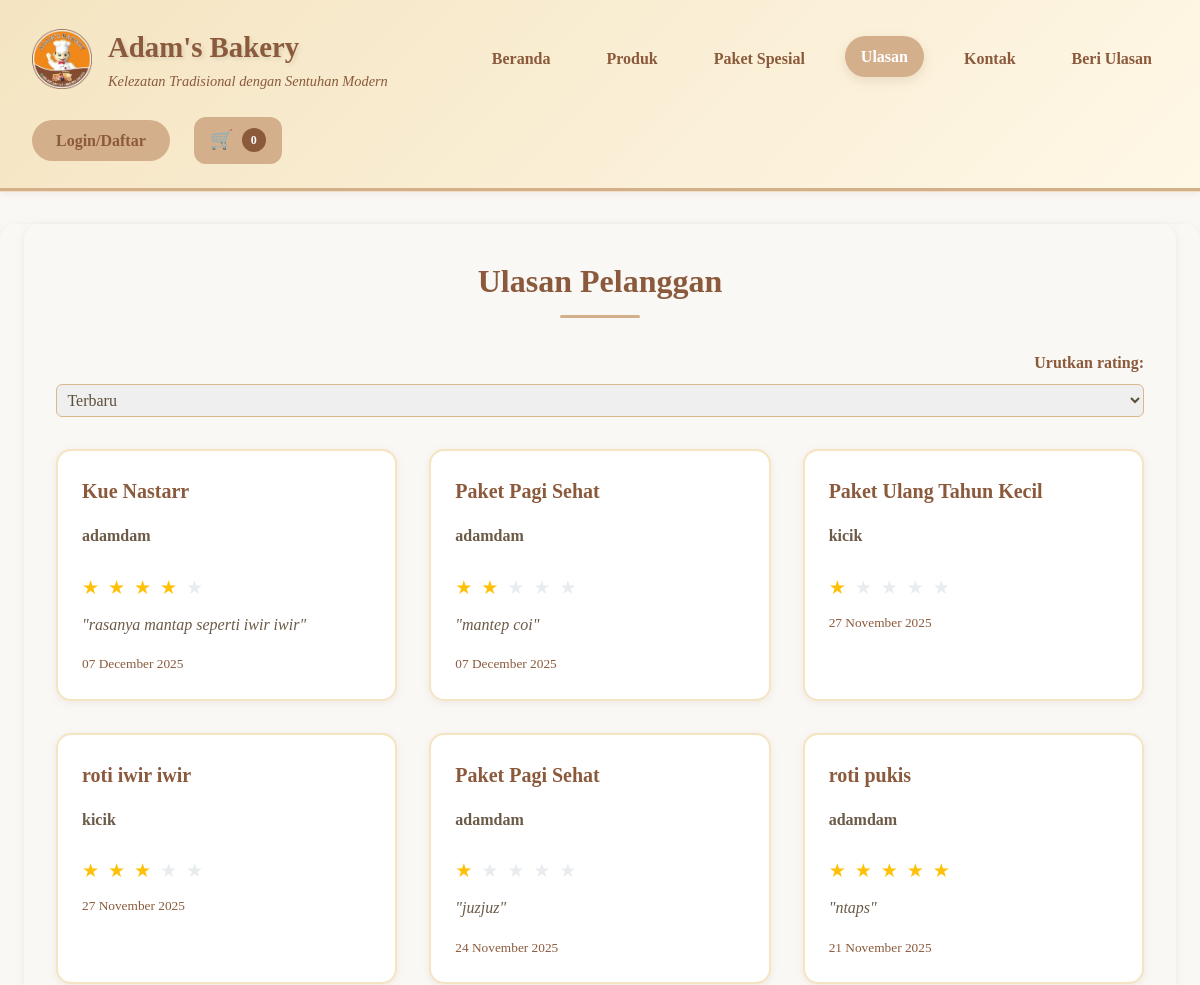
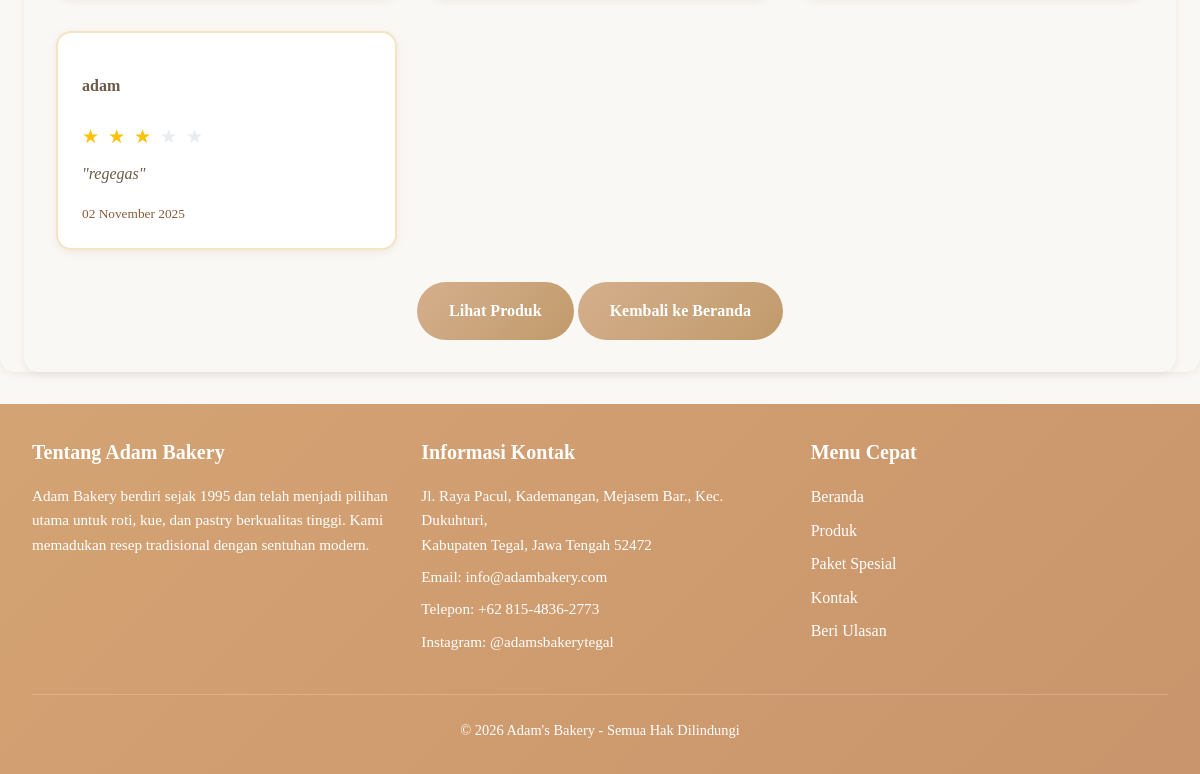
Screenshot of /view_reviews.php with the database file from the repository (2 pictures, top to bottom).
### tables this page shows
CREATE TABLE `reviews` (
  `id` int(11) NOT NULL AUTO_INCREMENT,
  `transaction_id` int(11) NOT NULL,
  `product_id` int(11) DEFAULT NULL COMMENT 'ID produk jika review untuk produk',
  `package_id` int(11) DEFAULT NULL COMMENT 'ID paket jika review untuk paket',
  `item_type` enum('product','package') NOT NULL DEFAULT 'product' COMMENT 'Tipe item: product atau package',
  `nama_reviewer` varchar(255) NOT NULL,
  `rating` int(11) NOT NULL,
  `review_text` text DEFAULT NULL,
  `created_at` timestamp NOT NULL DEFAULT current_timestamp(),
  PRIMARY KEY (`id`),
  KEY `idx_review_transaction` (`transaction_id`),
  KEY `idx_review_product` (`product_id`),
  KEY `idx_review_package` (`package_id`),
  CONSTRAINT `reviews_ibfk_1` FOREIGN KEY (`transaction_id`) REFERENCES `transactions` (`id`) ON DELETE CASCADE,
  CONSTRAINT `reviews_ibfk_2` FOREIGN KEY (`product_id`) REFERENCES `products` (`id`) ON DELETE SET NULL,
  CONSTRAINT `reviews_ibfk_3` FOREIGN KEY (`package_id`) REFERENCES `packages` (`id`) ON DELETE SET NULL
);

### view_reviews.php (the view, shortened to what this page needs)
<?php
include 'includes/header.php';
$where_clause = "WHERE 1=1";
$params = [];
$types = '';
$order_by = "r.created_at DESC";
$reviews_query = "
    SELECT r.*,
           CASE
               WHEN r.item_type = 'product' THEN p.nama
               WHEN r.item_type = 'package' THEN pkg.nama
           END as item_name
    FROM reviews r
    LEFT JOIN products p ON r.product_id = p.id
    LEFT JOIN packages pkg ON r.package_id = pkg.id
    $where_clause
    ORDER BY $order_by
";
if (count($params) > 0) {
    $stmt = $conn->prepare($reviews_query);
    $stmt->bind_param($types, ...$params);
    $stmt->execute();
    $reviews = $stmt->get_result();
} else {
    $reviews = $conn->query($reviews_query);
}
?>
<main>
    <h2>Ulasan Pelanggan</h2>
    <?php if ($reviews->num_rows > 0): ?>
        <form method="GET" style="text-align: right; margin-bottom: 1rem;">
            <label for="sort_rating"><strong>Urutkan rating:</strong></label>
            <select name="sort_rating" id="sort_rating" onchange="this.form.submit()" style="padding: 0.4rem; border-radius: 6px; border: 1px solid #d8b98b;">
                <option value="">Terbaru</option>
            </select>
        </form>
    <?php endif; ?>
    <?php if ($reviews->num_rows == 0): ?>
        <p>Belum ada ulasan untuk item ini.</p>
    <?php else: ?>
        <div class="product-grid">
            <?php while ($review = $reviews->fetch_assoc()): ?>
                <div class="product-card">
                   <h4><?php echo htmlspecialchars($review['item_name'] ?? ''); ?></h4>
                    <p><strong><?php echo htmlspecialchars($review['nama_reviewer']); ?></strong></p>
                    <div class="rating" style="margin: 0.5rem 0;">
                        <?php for ($i = 1; $i <= 5; $i++): ?>
                            <span class="<?php echo $i <= $review['rating'] ? '' : 'empty'; ?>">★</span>
                        <?php endfor; ?>
                    </div>
                    <?php if ($review['review_text']): ?>
                        <p style="font-style: italic; color: #6b5b47;">"<?php echo htmlspecialchars($review['review_text']); ?>"</p>
                    <?php endif; ?>
                    <small style="color: #8b5a3c;">
                        <?php echo date('d F Y', strtotime($review['created_at'])); ?>
                    </small>
                </div>
            <?php endwhile; ?>
        </div>
    <?php endif; ?>
    <div class="text-center mt-2">
        <a href="products.php" class="btn">Lihat Produk</a>
        <a href="index.php" class="btn">Kembali ke Beranda</a>
    </div>
</main>
<?php include 'includes/footer.php'; ?>

### assets/css/style.css (style rules this page uses)
* { margin: 0; padding: 0; box-sizing: border-box; }
html, body { height: 100%; }
body { font-family: "Georgia", "Times New Roman", serif; font-size: 1rem; line-height: 1.6; color: #5d4e37; background-color: #faf8f5; display: flex; flex-direction: column; }
:root { --color-primary: #8b5a3c; --color-primary-dark: #6b4423; --color-primary-light: #c19a6b; --color-secondary: #d4af8c; --color-secondary-light: #f4e4c1; --color-secondary-lighter: #fff8e7; --color-white: #ffffff; --color-light-bg: #faf8f5; --color-light-border: #f0e0c0; --color-text-primary: #5d4e37; --color-text-secondary: #6b5b47; --color-text-light: #8b5a3c; --color-success: #28a745; --color-error: #dc3545; --color-warning: #ffc107; --color-info: #17a2b8; --spacing-xs: 0.25rem; --spacing-sm: 0.5rem; --spacing-md: 1rem; --spacing-lg: 1.5rem; --spacing-xl: 2rem; --spacing-2xl: 3rem; --radius-sm: 8px; --radius-md: 12px; --radius-lg: 15px; --radius-full: 50px; --shadow-sm: 0 2px 8px rgba(139, 90, 60, 0.1); --shadow-md: 0 4px 12px rgba(139, 90, 60, 0.15); --shadow-lg: 0 8px 25px rgba(139, 90, 60, 0.2); --transition: all 0.3s ease; }
h1, h2, h3, h4, h5, h6 { color: var(--color-primary); font-weight: 600; margin-bottom: var(--spacing-md); }
h2 { font-size: 2rem; position: relative; text-align: center; padding-bottom: var(--spacing-md); }
h2::after { content: ""; display: block; width: 80px; height: 3px; background-color: var(--color-secondary); margin: var(--spacing-sm) auto 0; border-radius: 2px; }
h4 { font-size: 1.25rem; }
p { margin-bottom: var(--spacing-md); color: var(--color-text-secondary); }
a { color: var(--color-primary); text-decoration: none; transition: var(--transition); }
main { background-color: var(--color-light-bg); border-radius: var(--radius-lg); padding: var(--spacing-xl); box-shadow: var(--shadow-sm); position: relative; }
label { display: block; margin-bottom: var(--spacing-sm); color: var(--color-primary); font-weight: 600; }
input[type="text"], input[type="email"], input[type="password"], input[type="tel"], input[type="number"], input[type="date"], input[type="file"], select, textarea { width: 100%; padding: var(--spacing-md); border: 2px solid var(--color-light-border); border-radius: var(--radius-md); font-family: inherit; font-size: 1rem; color: var(--color-text-primary); transition: var(--transition); }
button, .btn, input[type="submit"] { background: linear-gradient(135deg, var(--color-secondary) 0%, var(--color-primary-light) 100%); color: var(--color-white); padding: var(--spacing-md) var(--spacing-xl); border: none; border-radius: var(--radius-full); font-size: 1rem; font-weight: 600; cursor: pointer; transition: var(--transition); display: inline-block; text-align: center; text-decoration: none; user-select: none; }
.product-grid, .package-grid { display: grid; grid-template-columns: repeat(auto-fill, minmax(280px, 1fr)); gap: var(--spacing-xl); margin: var(--spacing-xl) 0; }
.product-card, .package-card { background: var(--color-white); border-radius: var(--radius-lg); padding: var(--spacing-lg); box-shadow: var(--shadow-sm); border: 2px solid var(--color-secondary-light); transition: var(--transition); display: flex; flex-direction: column; }
.rating { color: #ffc107; font-size: 1.2rem; letter-spacing: 2px; }
.rating .empty { color: #e9ecef; }
.text-center { text-align: center; }
.mt-2 { margin-top: var(--spacing-lg); }

### rows the page displays
reviews: item_name "Kue Nastarr", nama_reviewer "adamdam", review_text "rasanya mantap seperti iwir iwir", created_at "07 December 2025"
reviews: item_name "Paket Pagi Sehat", nama_reviewer "adamdam", review_text "mantep coi", created_at "07 December 2025"
reviews: item_name "Paket Ulang Tahun Kecil", nama_reviewer "kicik", created_at "27 November 2025"
reviews: item_name "roti iwir iwir", nama_reviewer "kicik", created_at "27 November 2025"
reviews: item_name "Paket Pagi Sehat", nama_reviewer "adamdam", review_text "juzjuz", created_at "24 November 2025"
reviews: item_name "roti pukis", nama_reviewer "adamdam", review_text "ntaps", created_at "21 November 2025"
reviews: nama_reviewer "adam", review_text "regegas", created_at "02 November 2025"

### other values shown
APP_NAME "Adam's Bakery"
$cartSummary['count'] "0"
